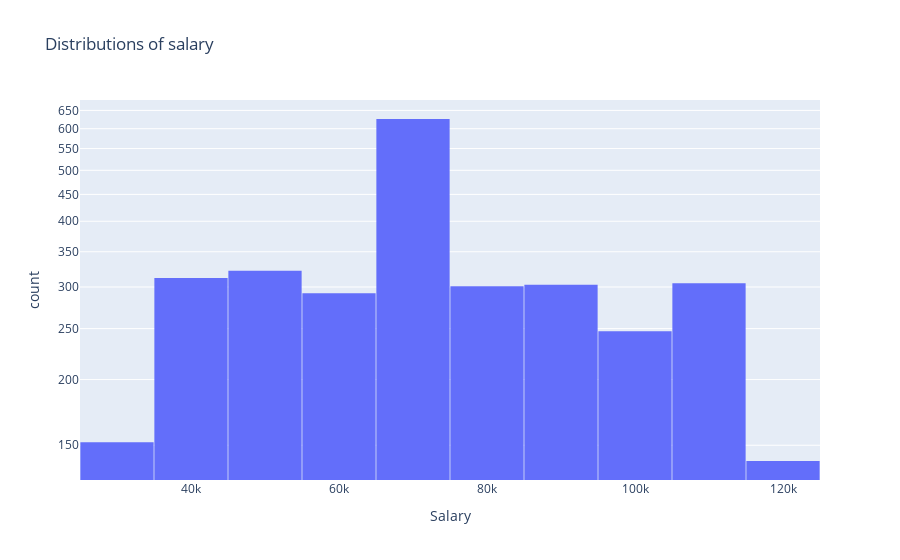

Write notebook code for a chart like this one.
### Markdown cell above
### Distribution of Salaries

### Code cell
px.histogram(data, x='Salary', nbins=10, log_y=True, title="Distributions of salary").update_layout(bargap=0.01).show()

### Figure 1 — Plotly figure (JSON) as saved in the notebook; plotly's stock layout.template omitted (floating-point values rounded to 4 significant figures; data arrays with more than 128 entries replaced by an {"elided": "..."} marker saying what was removed)
{"data": [{"alignmentgroup": "True", "bingroup": "x", "hovertemplate": "Salary=%{x}<br>count=%{y}<extra></extra>", "legendgroup": "", "marker": {"color": "#636efa", "pattern": {"shape": ""}}, "name": "", "nbinsx": 10, "offsetgroup": "", "orientation": "v", "showlegend": false, "type": "histogram", "x": {"elided": "3000 float values"}, "xaxis": "x", "yaxis": "y"}], "layout": {"bargap": 0.01, "barmode": "relative", "legend": {"tracegroupgap": 0}, "title": {"text": "Distributions of salary"}, "xaxis": {"anchor": "y", "domain": [0, 1], "title": {"text": "Salary"}}, "yaxis": {"anchor": "x", "domain": [0, 1], "title": {"text": "count"}, "type": "log"}}}
